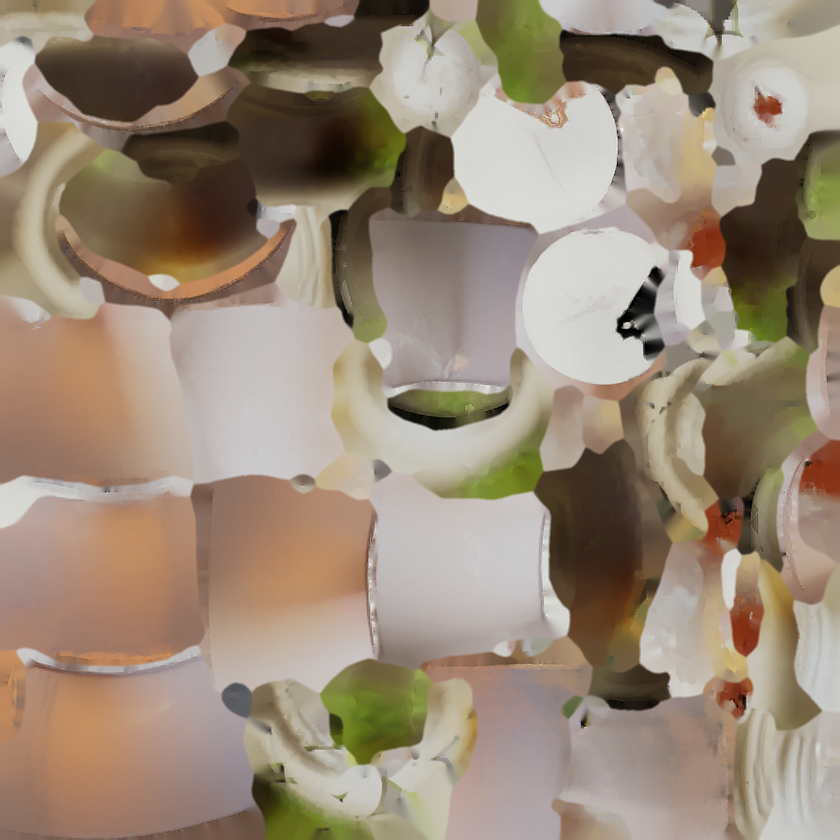
#> input picture examples/bedroom4/completion/lamps_trellis_seed43/sam3_lamp_01/source/material_0.png, 840 x 840 px, shrunk from 1024 x 1024 before the run; its folder holds only this picture in this run
$ python erode_class_masks.py --input-root ../../../../completion/lamps_trellis_seed43/sam3_lamp_01/source --output-root out.png
#> lines starting #> are read from the running program, lines starting #| are printed output that depends on the picture; long printed decimals are rounded
#!/usr/bin/env python3
"""Erode class probability masks while retaining their score intensities."""

from __future__ import annotations

import argparse
import json
from pathlib import Path
from typing import Any

import cv2


def read_json(path: Path) -> Any:
    with path.open("r", encoding="utf-8") as handle:
        return json.load(handle)


def write_json(path: Path, value: Any) -> None:
    path.parent.mkdir(parents=True, exist_ok=True)
    with path.open("w", encoding="utf-8") as handle:
        json.dump(value, handle, indent=2, ensure_ascii=False)
        handle.write("\n")


def main() -> None:
    parser = argparse.ArgumentParser()
    parser.add_argument("--input-root", type=Path, required=True)
    parser.add_argument("--output-root", type=Path, required=True)
    parser.add_argument("--kernel-size", type=int, default=5)
    args = parser.parse_args()

    if args.output_root.exists():
        raise FileExistsError(args.output_root)
    if args.kernel_size < 1 or args.kernel_size % 2 == 0:
        raise ValueError("--kernel-size must be a positive odd integer")
    kernel = cv2.getStructuringElement(cv2.MORPH_ELLIPSE, (args.kernel_size, args.kernel_size))
    records = []
    for source in sorted(args.input_root.rglob("*.png")):
        relative = source.relative_to(args.input_root)
        target = args.output_root / relative
        mask = cv2.imread(str(source), cv2.IMREAD_GRAYSCALE)
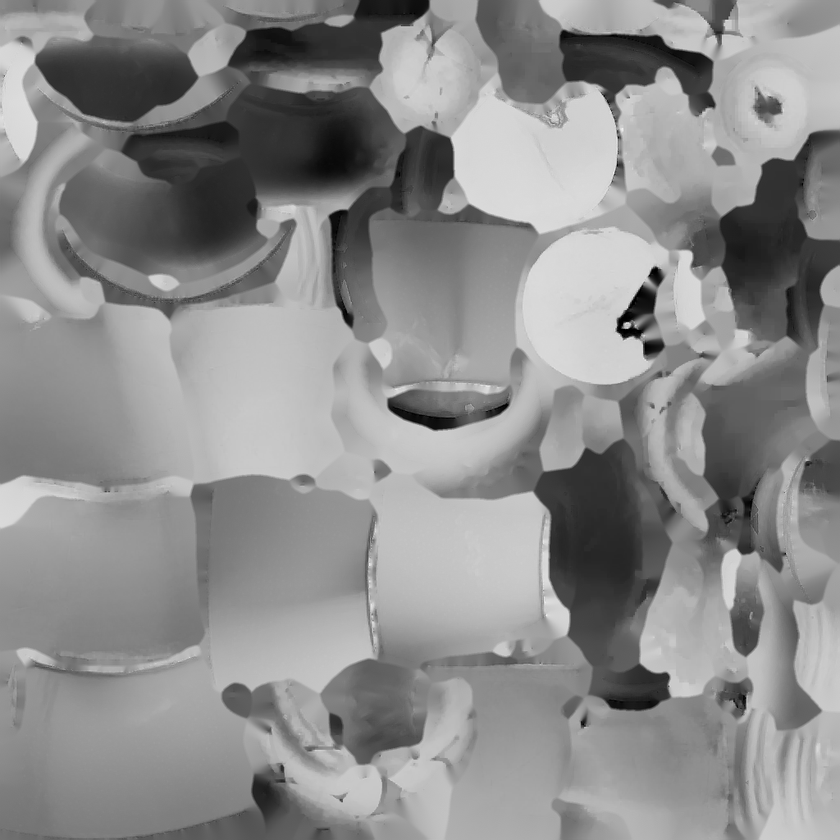
#> mask: shape (840, 840); min 0, max 244, mean 140.1
        if mask is None:
            raise RuntimeError(f"Failed to read {source}")
        eroded = cv2.erode(mask, kernel, iterations=1)
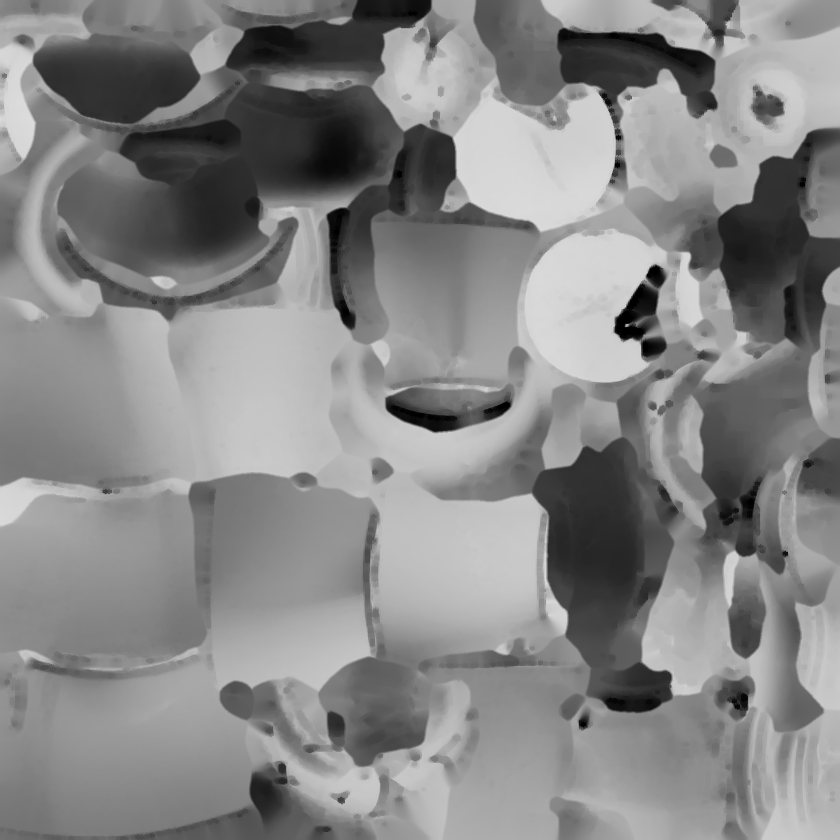
#> eroded: shape (840, 840); min 0, max 220, mean 134.1
        target.parent.mkdir(parents=True, exist_ok=True)
        if not cv2.imwrite(str(target), eroded):
            raise RuntimeError(f"Failed to write {target}")
        before = int((mask > 0).sum())
#> before = 705495
        after = int((eroded > 0).sum())
#> after = 704960
        records.append(
            {
                "source": str(source),
                "output": str(target),
                "pixels_before": before,
                "pixels_after": after,
                "retained_ratio": after / before if before else 0.0,
            }
        )

    source_tracking = args.input_root / "tracking_manifest.json"
    tracking = read_json(source_tracking) if source_tracking.exists() else {}
    report = {
        "schema_version": 1,
        "method": "elliptical_grayscale_erosion",
        "kernel_size": args.kernel_size,
        "source_root": str(args.input_root.resolve()),
        "output_root": str(args.output_root.resolve()),
        "mask_count": len(records),
        "mean_retained_ratio": sum(item["retained_ratio"] for item in records) / max(1, len(records)),
        "source_tracking_manifest": tracking,
        "masks": records,
    }
    write_json(args.output_root / "erosion_manifest.json", report)
    print(json.dumps({key: report[key] for key in ("method", "kernel_size", "mask_count", "mean_retained_ratio")}, indent=2))
#| {
#|   "method": "elliptical_grayscale_erosion",
#|   "kernel_size": 5,
#|   "mask_count": 1,
#|   "mean_retained_ratio": 0.9992
#| }


if __name__ == "__main__":
    main()
